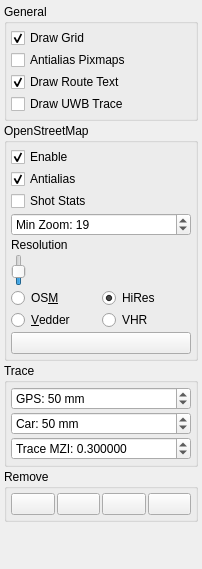
                  <widget class="QWidget" name="scrollAreaWidgetContents_2">
                   <property name="geometry">
                    <rect>
                     <x>0</x>
                     <y>0</y>
                     <width>202</width>
                     <height>569</height>
                    </rect>
                   </property>
                   <layout class="QVBoxLayout" name="verticalLayout_15">
                    <property name="spacing">
                     <number>2</number>
                    </property>
                    <property name="leftMargin">
                     <number>4</number>
                    </property>
                    <property name="topMargin">
                     <number>4</number>
                    </property>
                    <property name="rightMargin">
                     <number>4</number>
                    </property>
                    <property name="bottomMargin">
                     <number>4</number>
                    </property>
                    <item>
                     <widget class="QGroupBox" name="groupBox_16">
                      <property name="title">
                       <string>General</string>
                      </property>
                      <layout class="QVBoxLayout" name="verticalLayout_18">
                       <property name="spacing">
                        <number>2</number>
                       </property>
                       <property name="leftMargin">
                        <number>4</number>
                       </property>
                       <property name="topMargin">
                        <number>4</number>
                       </property>
                       <property name="rightMargin">
                        <number>4</number>
                       </property>
                       <property name="bottomMargin">
                        <number>4</number>
                       </property>
                       <item>
                        <widget class="QCheckBox" name="mapDrawGridBox">
                         <property name="text">
                          <string>Draw Grid</string>
                         </property>
                         <property name="checked">
                          <bool>true</bool>
                         </property>
                        </widget>
                       </item>
                       <item>
                        <widget class="QCheckBox" name="mapAntialiasBox">
                         <property name="toolTip">
                          <string>Antialias imported pixmaps</string>
                         </property>
                         <property name="text">
                          <string>Antialias Pixmaps</string>
                         </property>
                         <property name="checked">
                          <bool>false</bool>
                         </property>
                        </widget>
                       </item>
                       <item>
                        <widget class="QCheckBox" name="mapDrawRouteTextBox">
                         <property name="text">
                          <string>Draw Route Text</string>
                         </property>
                         <property name="checked">
                          <bool>true</bool>
                         </property>
                        </widget>
                       </item>
                       <item>
                        <widget class="QCheckBox" name="mapDrawUwbTraceBox">
                         <property name="text">
                          <string>Draw UWB Trace</string>
                         </property>
                        </widget>
                       </item>
                      </layout>
                     </widget>
                    </item>
                    <item>
                     <widget class="QGroupBox" name="groupBox_12">
                      <property name="title">
                       <string>OpenStreetMap</string>
                      </property>
                      <property name="flat">
                       <bool>false</bool>
                      </property>
                      <property name="checkable">
                       <bool>false</bool>
                      </property>
                      <layout class="QGridLayout" name="gridLayout_10">
                       <property name="leftMargin">
                        <number>4</number>
                       </property>
                       <property name="topMargin">
                        <number>4</number>
                       </property>
                       <property name="rightMargin">
                        <number>4</number>
                       </property>
                       <property name="bottomMargin">
                        <number>4</number>
                       </property>
                       <property name="spacing">
                        <number>2</number>
                       </property>
                       <item row="8" column="0" colspan="2">
                        <widget class="QPushButton" name="mapOsmClearCacheButton">
                         <property name="toolTip">
                          <string>Clear cached tiles</string>
                         </property>
                         <property name="text">
                          <string/>
                         </property>
                         <property name="icon">
                          <iconset resource="resources.qrc">
                           <normaloff>:/models/Icons/Delete2-96.png</normaloff>:/models/Icons/Delete2-96.png</iconset>
                         </property>
                        </widget>
                       </item>
                       <item row="7" column="0">
                        <widget class="QRadioButton" name="mapOsmServerVedderButton">
                         <property name="text">
                          <string>&amp;Vedder</string>
                         </property>
                         <property name="checked">
                          <bool>false</bool>
                         </property>
                        </widget>
                       </item>
                       <item row="6" column="1">
                        <widget class="QRadioButton" name="mapOsmServerHiResButton">
                         <property name="text">
                          <string>HiRes</string>
                         </property>
                         <property name="checked">
                          <bool>true</bool>
                         </property>
                        </widget>
                       </item>
                       <item row="6" column="0">
                        <widget class="QRadioButton" name="mapOsmServerOsmButton">
                         <property name="text">
                          <string>OS&amp;M</string>
                         </property>
                        </widget>
                       </item>
                       <item row="7" column="1">
                        <widget class="QRadioButton" name="mapOsmServerVedderHdButton">
                         <property name="toolTip">
                          <string>Vedder high resolution tiles</string>
                         </property>
                         <property name="text">
                          <string>VHR</string>
                         </property>
                         <property name="checked">
                          <bool>false</bool>
                         </property>
                        </widget>
                       </item>
                       <item row="5" column="0" colspan="2">
                        <widget class="QSlider" name="mapOsmResSlider">
                         <property name="minimum">
                          <number>30</number>
                         </property>
                         <property name="maximum">
                          <number>200</number>
                         </property>
                         <property name="value">
                          <number>100</number>
                         </property>
                        </widget>
                       </item>
                       <item row="4" column="0" colspan="2">
                        <widget class="QLabel" name="label_3">
                         <property name="text">
                          <string>Resolution</string>
                         </property>
                        </widget>
                       </item>
                       <item row="3" column="0" colspan="2">
                        <widget class="QSpinBox" name="mapOsmMaxZoomBox">
                         <property name="toolTip">
                          <string>Max OSM zoom level</string>
                         </property>
                         <property name="prefix">
                          <string>Min Zoom: </string>
                         </property>
                         <property name="maximum">
                          <number>22</number>
                         </property>
                         <property name="value">
                          <number>19</number>
                         </property>
                        </widget>
                       </item>
                       <item row="0" column="0" colspan="2">
                        <widget class="QCheckBox" name="mapOpenStreetMapBox">
                         <property name="text">
                          <string>Enable</string>
                         </property>
                         <property name="checked">
                          <bool>true</bool>
                         </property>
                        </widget>
                       </item>
                       <item row="1" column="0" colspan="2">
                        <widget class="QCheckBox" name="mapAntialiasOsmBox">
                         <property name="toolTip">
                          <string>Antialias tiles</string>
                         </property>
                         <property name="text">
                          <string>Antialias</string>
                         </property>
                         <property name="checked">
                          <bool>true</bool>
                         </property>
                        </widget>
                       </item>
                       <item row="2" column="0" colspan="2">
                        <widget class="QCheckBox" name="mapOsmStatsBox">
                         <property name="text">
                          <string>Shot Stats</string>
                         </property>
                        </widget>
                       </item>
                      </layout>
                     </widget>
                    </item>
                    <item>
                     <widget class="QGroupBox" name="groupBox_15">
                      <property name="title">
                       <string>Trace</string>
                      </property>
                      <layout class="QVBoxLayout" name="verticalLayout_16">
                       <property name="spacing">
                        <number>2</number>
                       </property>
                       <property name="leftMargin">
                        <number>4</number>
                       </property>
                       <property name="topMargin">
                        <number>4</number>
                       </property>
                       <property name="rightMargin">
                        <number>4</number>
                       </property>
                       <property name="bottomMargin">
                        <number>4</number>
                       </property>
                       <item>
                        <widget class="QDoubleSpinBox" name="mapTraceMinSpaceGpsBox">
                         <property name="toolTip">
                          <string>GPS Trace: Minimum distance from previous point for adding new point.</string>
                         </property>
                         <property name="prefix">
                          <string>GPS: </string>
                         </property>
                         <property name="suffix">
                          <string> mm</string>
                         </property>
                         <property name="decimals">
                          <number>0</number>
                         </property>
                         <property name="maximum">
                          <double>9999.000000000000000</double>
                         </property>
                         <property name="value">
                          <double>50.000000000000000</double>
                         </property>
                        </widget>
                       </item>
                       <item>
                        <widget class="QDoubleSpinBox" name="mapTraceMinSpaceCarBox">
                         <property name="toolTip">
                          <string>Car Trace: Minimum distance from previous point for adding new point.</string>
                         </property>
                         <property name="prefix">
                          <string>Car: </string>
                         </property>
                         <property name="suffix">
                          <string> mm</string>
                         </property>
                         <property name="decimals">
                          <number>0</number>
                         </property>
                         <property name="maximum">
                          <double>9999.000000000000000</double>
                         </property>
                         <property name="value">
                          <double>50.000000000000000</double>
                         </property>
                        </widget>
                       </item>
                       <item>
                        <widget class="QDoubleSpinBox" name="traceInfoMinZoomBox">
                         <property name="toolTip">
                          <string>&lt;html&gt;&lt;head/&gt;&lt;body&gt;&lt;p&gt;Info Trace: Minimum zoom for showing text next to info points.&lt;/p&gt;&lt;/body&gt;&lt;/html&gt;</string>
                         </property>
                         <property name="prefix">
                          <string>Trace MZI: </string>
                         </property>
                         <property name="decimals">
                          <number>6</number>
                         </property>
                         <property name="maximum">
                          <double>100.000000000000000</double>
                         </property>
                         <property name="singleStep">
                          <double>0.010000000000000</double>
                         </property>
                         <property name="value">
                          <double>0.300000000000000</double>
                         </property>
                        </widget>
                       </item>
                      </layout>
                     </widget>
                    </item>
                    <item>
                     <widget class="QGroupBox" name="groupBox_13">
                      <property name="title">
                       <string>Remove</string>
                      </property>
                      <layout class="QHBoxLayout" name="horizontalLayout_10">
                       <property name="spacing">
                        <number>2</number>
                       </property>
                       <property name="leftMargin">
                        <number>4</number>
                       </property>
                       <property name="topMargin">
                        <number>4</number>
                       </property>
                       <property name="rightMargin">
                        <number>4</number>
                       </property>
                       <property name="bottomMargin">
                        <number>4</number>
                       </property>
                       <item>
                        <widget class="QPushButton" name="mapRemoveTraceButton">
                         <property name="toolTip">
                          <string>Car trace</string>
                         </property>
                         <property name="text">
                          <string/>
                         </property>
                         <property name="icon">
                          <iconset resource="resources.qrc">
                           <normaloff>:/models/Icons/Polyline-96.png</normaloff>:/models/Icons/Polyline-96.png</iconset>
                         </property>
                        </widget>
                       </item>
                       <item>
                        <widget class="QPushButton" name="mapRemoveRouteAllButton">
                         <property name="toolTip">
                          <string>All routes</string>
                         </property>
                         <property name="text">
                          <string/>
                         </property>
                         <property name="icon">
                          <iconset resource="resources.qrc">
                           <normaloff>:/models/Icons/Polygon-96.png</normaloff>:/models/Icons/Polygon-96.png</iconset>
                         </property>
                        </widget>
                       </item>
                       <item>
                        <widget class="QPushButton" name="mapRemoveInfoAllButton">
                         <property name="toolTip">
                          <string>All info traces</string>
                         </property>
                         <property name="text">
                          <string/>
                         </property>
                         <property name="icon">
                          <iconset resource="resources.qrc">
                           <normaloff>:/models/Icons/Point Objects-96.png</normaloff>:/models/Icons/Point Objects-96.png</iconset>
                         </property>
                        </widget>
                       </item>
                       <item>
                        <widget class="QPushButton" name="MapRemovePixmapsButton">
                         <property name="toolTip">
                          <string>Imported pixmaps</string>
                         </property>
                         <property name="text">
                          <string/>
                         </property>
                         <property name="icon">
                          <iconset resource="resources.qrc">
                           <normaloff>:/models/Icons/Google Images-96.png</normaloff>:/models/Icons/Google Images-96.png</iconset>
                         </property>
                        </widget>
                       </item>
                      </layout>
                     </widget>
                    </item>
                    <item>
                     <spacer name="verticalSpacer_3">
                      <property name="orientation">
                       <enum>Qt::Vertical</enum>
                      </property>
                      <property name="sizeHint" stdset="0">
                       <size>
                        <width>20</width>
                        <height>95</height>
                       </size>
                      </property>
                     </spacer>
                    </item>
                   </layout>
                  </widget>
